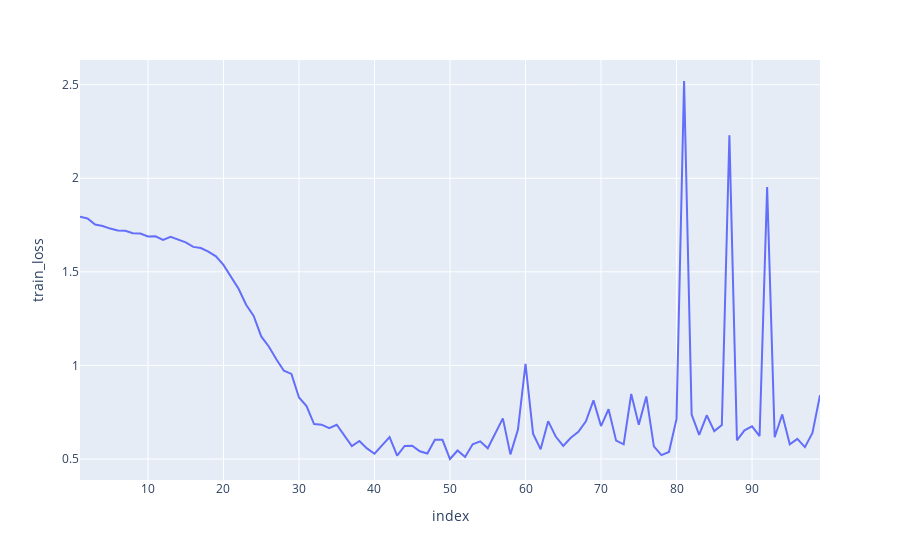
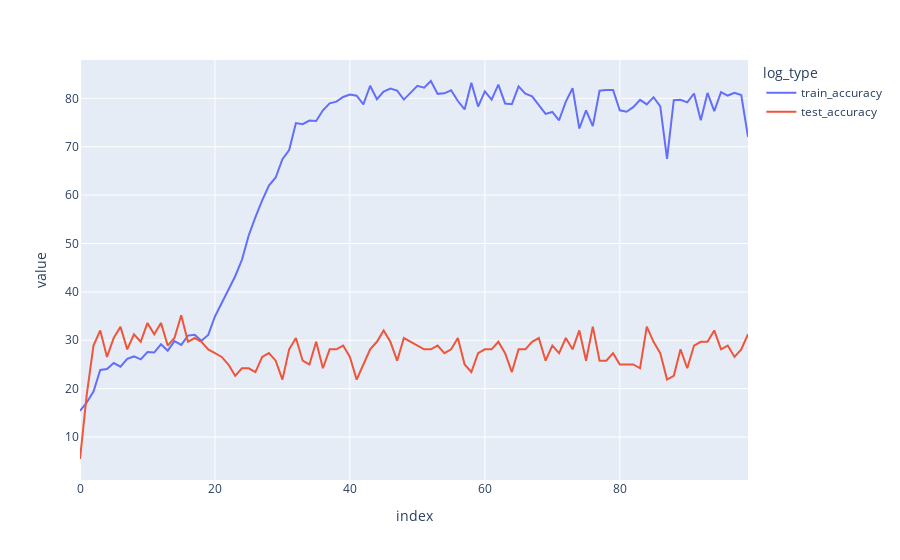
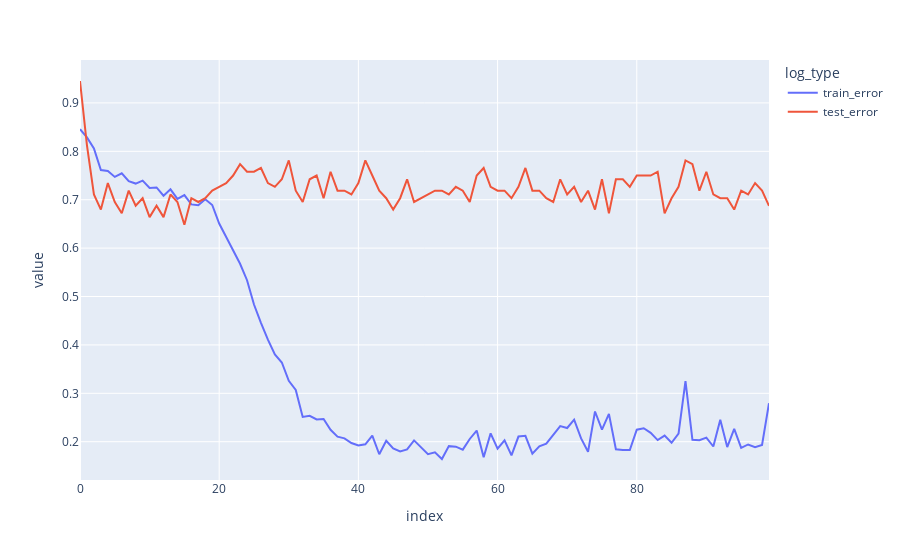

Source (notebook cell) for these figures, in order:
### Code cell
log_df = pd.DataFrame.from_dict(log)
log_df = log_df.reset_index()
fig = px.line(log_df.iloc[1:], x="index", y="train_loss")
fig.show()

import plotly.express as px
type = "accuracy"
df1 = log_df[['index', f"train_{type}", f"test_{type}"]].melt(id_vars=['index'], var_name='log_type')
fig = px.line(df1, x="index", y="value", color='log_type')
fig.show()

type = "error"
df1 = log_df[['index', f"train_{type}", f"test_{type}"]].melt(id_vars=['index'], var_name='log_type')
fig = px.line(df1, x="index", y="value", color='log_type')
fig.show()
